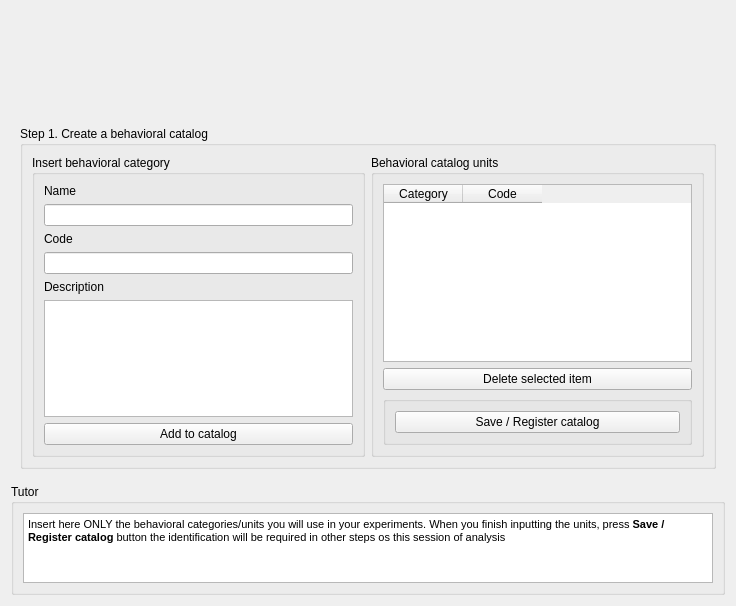
<?xml version="1.0" encoding="UTF-8"?>
<ui version="4.0">
 <class>telaCadastroCatalago</class>
 <widget class="QWidget" name="telaCadastroCatalago">
  <property name="geometry">
   <rect>
    <x>0</x>
    <y>0</y>
    <width>736</width>
    <height>595</height>
   </rect>
  </property>
  <property name="windowTitle">
   <string>Register behavioral catalog v1.0</string>
  </property>
  <layout class="QVBoxLayout" name="verticalLayout_3">
   <item>
    <widget class="QLabel" name="label_4">
     <property name="minimumSize">
      <size>
       <width>0</width>
       <height>100</height>
      </size>
     </property>
     <property name="maximumSize">
      <size>
       <width>16777215</width>
       <height>150</height>
      </size>
     </property>
     <property name="text">
      <string/>
     </property>
     <property name="pixmap">
      <pixmap resource="resourcefile.qrc">:/icons/ethoOS.png</pixmap>
     </property>
     <property name="scaledContents">
      <bool>true</bool>
     </property>
    </widget>
   </item>
   <item>
    <widget class="QWidget" name="widget" native="true">
     <property name="minimumSize">
      <size>
       <width>541</width>
       <height>361</height>
      </size>
     </property>
     <layout class="QHBoxLayout" name="horizontalLayout">
      <item>
       <widget class="QGroupBox" name="groupBox_5">
        <property name="title">
         <string>Step 1. Create a behavioral catalog</string>
        </property>
        <layout class="QHBoxLayout" name="horizontalLayout_2">
         <item>
          <widget class="QGroupBox" name="groupBox">
           <property name="title">
            <string>Insert behavioral category</string>
           </property>
           <layout class="QVBoxLayout" name="verticalLayout_5">
            <item>
             <widget class="QLabel" name="label">
              <property name="text">
               <string>Name</string>
              </property>
             </widget>
            </item>
            <item>
             <widget class="QLineEdit" name="leCategoria">
              <property name="text">
               <string/>
              </property>
             </widget>
            </item>
            <item>
             <widget class="QLabel" name="label_2">
              <property name="text">
               <string>Code</string>
              </property>
             </widget>
            </item>
            <item>
             <widget class="QLineEdit" name="leAtalho">
              <property name="text">
               <string/>
              </property>
             </widget>
            </item>
            <item>
             <widget class="QLabel" name="label_3">
              <property name="text">
               <string>Description</string>
              </property>
             </widget>
            </item>
            <item>
             <widget class="QTextEdit" name="textDscElem">
              <property name="html">
               <string>&lt;!DOCTYPE HTML PUBLIC &quot;-//W3C//DTD HTML 4.0//EN&quot; &quot;http://www.w3.org/TR/REC-html40/strict.dtd&quot;&gt;
&lt;html&gt;&lt;head&gt;&lt;meta name=&quot;qrichtext&quot; content=&quot;1&quot; /&gt;&lt;style type=&quot;text/css&quot;&gt;
p, li { white-space: pre-wrap; }
&lt;/style&gt;&lt;/head&gt;&lt;body style=&quot; font-family:'MS Shell Dlg 2'; font-size:8.25pt; font-weight:400; font-style:normal;&quot;&gt;
&lt;p style=&quot;-qt-paragraph-type:empty; margin-top:0px; margin-bottom:0px; margin-left:0px; margin-right:0px; -qt-block-indent:0; text-indent:0px;&quot;&gt;&lt;br /&gt;&lt;/p&gt;&lt;/body&gt;&lt;/html&gt;</string>
              </property>
             </widget>
            </item>
            <item>
             <widget class="QPushButton" name="pbAddCategoria">
              <property name="text">
               <string>Add to catalog</string>
              </property>
             </widget>
            </item>
           </layout>
           <zorder>leCategoria</zorder>
           <zorder>label</zorder>
           <zorder>leAtalho</zorder>
           <zorder>label_2</zorder>
           <zorder>label_3</zorder>
           <zorder>textDscElem</zorder>
           <zorder>pbAddCategoria</zorder>
          </widget>
         </item>
         <item>
          <widget class="QGroupBox" name="groupBox_2">
           <property name="title">
            <string>Behavioral catalog units</string>
           </property>
           <layout class="QVBoxLayout" name="verticalLayout_6">
            <item>
             <widget class="QTableWidget" name="tabDadCat">
              <property name="font">
               <font>
                <weight>50</weight>
                <bold>false</bold>
               </font>
              </property>
              <property name="editTriggers">
               <set>QAbstractItemView::NoEditTriggers</set>
              </property>
              <property name="selectionMode">
               <enum>QAbstractItemView::SingleSelection</enum>
              </property>
              <property name="selectionBehavior">
               <enum>QAbstractItemView::SelectRows</enum>
              </property>
              <property name="gridStyle">
               <enum>Qt::SolidLine</enum>
              </property>
              <property name="rowCount">
               <number>0</number>
              </property>
              <property name="columnCount">
               <number>2</number>
              </property>
              <attribute name="horizontalHeaderDefaultSectionSize">
               <number>79</number>
              </attribute>
              <attribute name="horizontalHeaderMinimumSectionSize">
               <number>79</number>
              </attribute>
              <attribute name="verticalHeaderVisible">
               <bool>false</bool>
              </attribute>
              <attribute name="verticalHeaderDefaultSectionSize">
               <number>20</number>
              </attribute>
              <attribute name="verticalHeaderMinimumSectionSize">
               <number>19</number>
              </attribute>
              <column>
               <property name="text">
                <string>Category</string>
               </property>
              </column>
              <column>
               <property name="text">
                <string>Code</string>
               </property>
              </column>
             </widget>
            </item>
            <item>
             <widget class="QPushButton" name="pbClearItem">
              <property name="text">
               <string>Delete selected item</string>
              </property>
             </widget>
            </item>
            <item>
             <widget class="QGroupBox" name="groupBox_4">
              <property name="maximumSize">
               <size>
                <width>16777215</width>
                <height>65</height>
               </size>
              </property>
              <property name="title">
               <string/>
              </property>
              <layout class="QVBoxLayout" name="verticalLayout_2">
               <item>
                <widget class="QPushButton" name="pbCadastroCatalago">
                 <property name="text">
                  <string>Save / Register catalog</string>
                 </property>
                </widget>
               </item>
              </layout>
             </widget>
            </item>
           </layout>
          </widget>
         </item>
        </layout>
       </widget>
      </item>
     </layout>
    </widget>
   </item>
   <item>
    <widget class="QGroupBox" name="groupBox_3">
     <property name="title">
      <string>Tutor</string>
     </property>
     <layout class="QVBoxLayout" name="verticalLayout">
      <item>
       <widget class="QTextEdit" name="textEdit">
        <property name="html">
         <string>&lt;!DOCTYPE HTML PUBLIC &quot;-//W3C//DTD HTML 4.0//EN&quot; &quot;http://www.w3.org/TR/REC-html40/strict.dtd&quot;&gt;
&lt;html&gt;&lt;head&gt;&lt;meta name=&quot;qrichtext&quot; content=&quot;1&quot; /&gt;&lt;style type=&quot;text/css&quot;&gt;
p, li { white-space: pre-wrap; }
&lt;/style&gt;&lt;/head&gt;&lt;body style=&quot; font-family:'MS Shell Dlg 2'; font-size:8.25pt; font-weight:400; font-style:normal;&quot;&gt;
&lt;p style=&quot; margin-top:0px; margin-bottom:0px; margin-left:0px; margin-right:0px; -qt-block-indent:0; text-indent:0px;&quot;&gt;Insert here ONLY the behavioral categories/units you will use in your experiments. When you finish inputting the units, press &lt;span style=&quot; font-weight:600;&quot;&gt;Save / Register catalog &lt;/span&gt;button the identification will be required in other steps os this session of analysis&lt;/p&gt;&lt;/body&gt;&lt;/html&gt;</string>
        </property>
       </widget>
      </item>
     </layout>
    </widget>
   </item>
  </layout>
 </widget>
 <resources>
  <include location="resourcefile.qrc"/>
 </resources>
 <connections/>
</ui>
